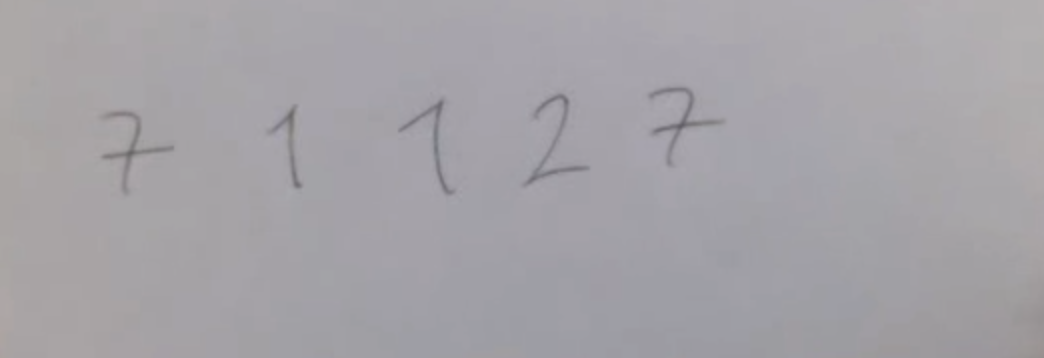
#> input picture Images/3.png, 1044 x 358 px, found by its file name
$ jupyter execute --allow-errors Numbers_Segmentation.ipynb
#> lines starting #> are read from the running program, lines starting #| are printed output that depends on the picture; after the words box and inside, x2 and y2 are one past the last pixel; in counts of white or black regions, pixels touching at a corner belong together
## Mini Project # 9 - Handwritten Digit Recognition

### Data Prep, Training and Evaluation

### Defining some functions we will use to prepare an input image

[cell 1]
import numpy as np
import cv2

# Define our functions

# [70 lines left out: functions x_cord_contour, makeSquare, resize_to_pixel, not called in this run]

[cell 2]
import numpy as np
import cv2


PATH_DIRECTORY = '/Users/sebastianrestrepo/Documents/AI/Camera_calculator/'

WindowName="image"
view_window = cv2.namedWindow(WindowName,cv2.WINDOW_NORMAL)

# These two lines will force the window to be on top with focus.
cv2.setWindowProperty(WindowName,cv2.WND_PROP_FULLSCREEN,cv2.WINDOW_FULLSCREEN)
cv2.setWindowProperty(WindowName,cv2.WND_PROP_FULLSCREEN,cv2.WINDOW_NORMAL)


image = cv2.imread(PATH_DIRECTORY + 'Images/3.png')
#> image is the input picture: shape (358, 1044, 3); mean B, G, R 167.5, 162.6, 165.1
#image = cv2.imread(PATH_DIRECTORY + 'Images/numbers1.jpg')
gray = cv2.cvtColor(image,cv2.COLOR_BGR2GRAY)
cv2.imshow("image", image)
cv2.waitKey(0)
cv2.imshow("gray", gray)
cv2.waitKey(0)

# Blur image then find edges using Canny
blurred = cv2.GaussianBlur(gray, (5, 5), 0)
cv2.imshow("blurred", blurred)
cv2.waitKey(0)


threshold = cv2.adaptiveThreshold(blurred, 255, 1, 1, 11, 2)
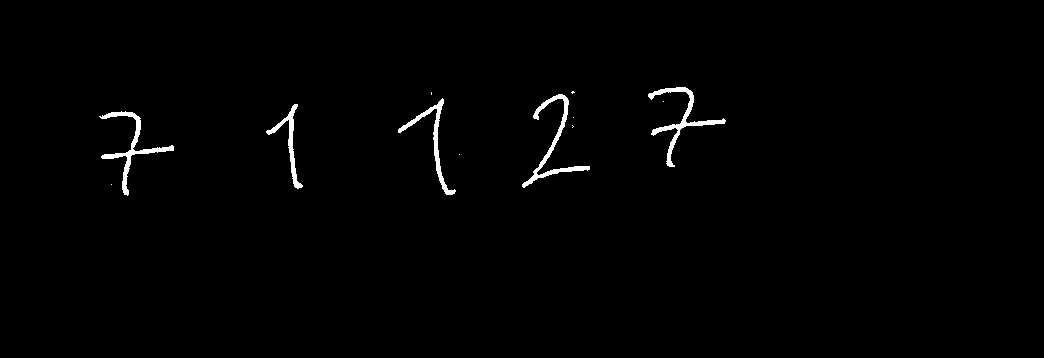
#> threshold: shape (358, 1044); 1% white; 12 white regions (7 under 20 px), largest, box (x1, y1, x2, y2) and area: (648, 87, 726, 167) 865, (522, 94, 590, 188) 851, (99, 111, 174, 196) 836, (398, 98, 456, 195) 661, (266, 104, 303, 189) 526

threshold2 = cv2.adaptiveThreshold(blurred, 255, cv2.ADAPTIVE_THRESH_GAUSSIAN_C,\
            cv2.THRESH_BINARY, 11, 2)

cv2.imshow("adaptive", threshold)
cv2.imshow("adaptive2", threshold2)
cv2.waitKey(0)

# Binary otsu threshold https://docs.opencv.org/master/d7/d4d/tutorial_py_thresholding.html
ret, binary = cv2.threshold(blurred ,0,255, cv2.THRESH_BINARY + cv2.THRESH_OTSU)
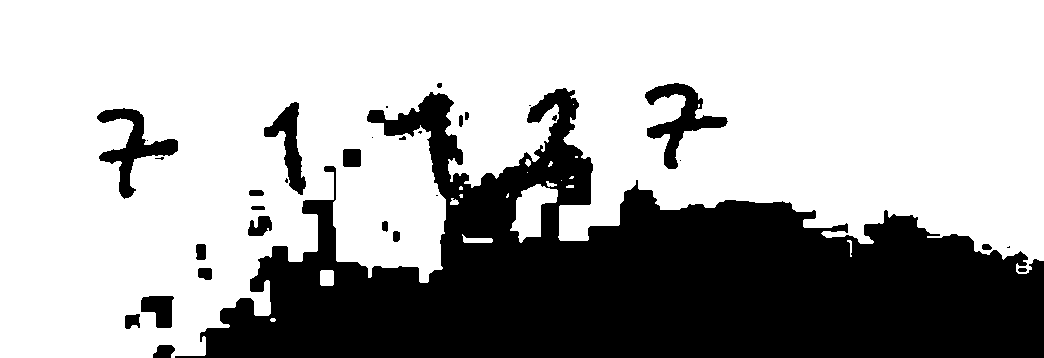
#> binary: shape (358, 1044); 67.5% white; 32 black regions (10 under 20 px), largest, box (x1, y1, x2, y2) and area: (175, 88, 1044, 358) 112833, (645, 83, 728, 169) 2309, (97, 108, 178, 199) 2236
#> ret = 162
cv2.imshow("binary", binary)
cv2.waitKey(0)
print(ret)
#| 162.0

edged = cv2.Canny(threshold, 2, 90)  # https://docs.opencv.org/master/da/d22/tutorial_py_canny.html
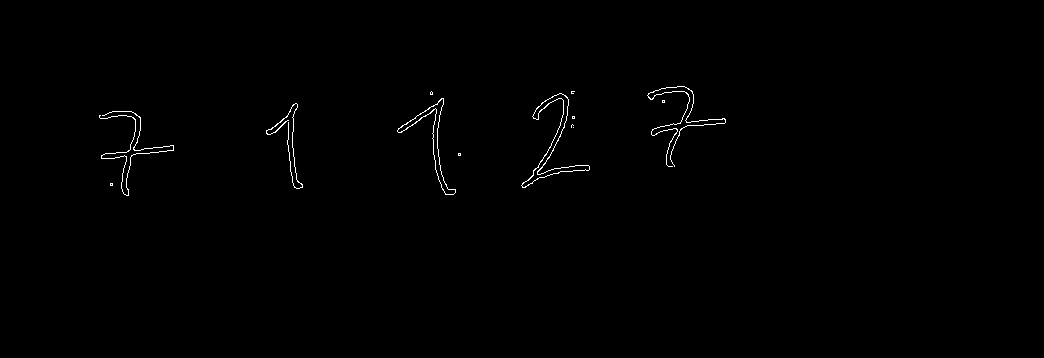
#> edged: shape (358, 1044); 0.48% white in thin lines or dots, all inside (x1, y1, x2, y2) = (99, 86, 726, 196)
# canny is an edge detection algorithm based on the gradients of the image
cv2.imshow("edged", edged)
cv2.waitKey(0)


# Fint Contours
contours, _ = cv2.findContours(edged.copy(), cv2.RETR_EXTERNAL, cv2.CHAIN_APPROX_SIMPLE)
#> contours = 13 contours, 9 with area under 20; largest, box (x1, y1, x2, y2) and area: (521, 93, 590, 188) 870, (397, 98, 456, 195) 671, (266, 103, 303, 189) 31, (647, 86, 726, 167) 24

cv2.drawContours(image, contours,-1,(0,255,0),3)
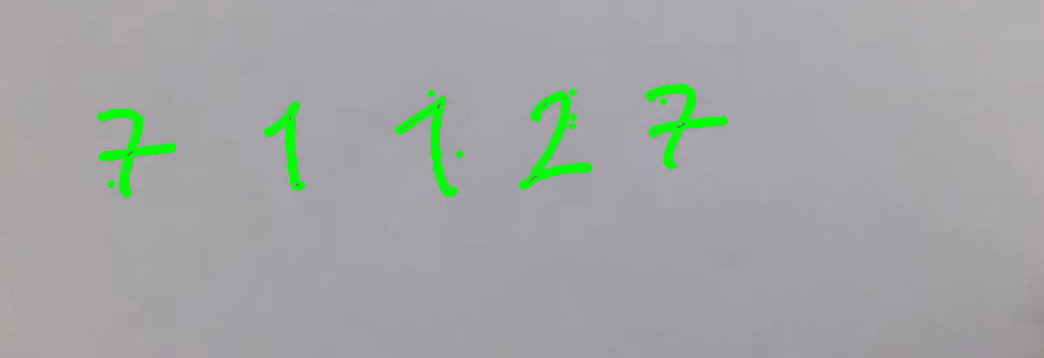
#> image: shape (358, 1044, 3); 2.14% of pixels changed, all inside (x1, y1, x2, y2) = (97, 84, 728, 198)
cv2.imshow('contours',image)


cnts_rect = [cv2.boundingRect(c) for c in contours]
#> cnts_rect = [(110, 183, 3, 3), (458, 153, 3, 3), (573, 127, 1, 1), (571, 124, 3, 4), (572, 116, 3, 3), (99, 111, 75, 85), (266, 103, 37, 86), (662, 100, 3, 3), (397, 98, 59, 97), (521, 93, 69, 95), (571, 91, 4, 3), (430, 91, 3, 4), (647, 86, 79, 81)]

rect_arr = np.asarray(cnts_rect)
#> rect_arr = 13 rows, first 6: [110, 183, 3, 3], [458, 153, 3, 3], [573, 127, 1, 1], [571, 124, 3, 4], [572, 116, 3, 3], [99, 111, 75, 85]


print(cnts_rect)
#> (printed output is left out)
print('------')


rectangles, weights = cv2.groupRectangles(cnts_rect + cnts_rect, groupThreshold=1, eps=0.2)
#> rectangles = [[99, 111, 75, 85], [266, 103, 37, 86], [397, 98, 59, 97], [521, 93, 69, 95], [647, 86, 79, 81]]; weights = [2, 2, 2, 2, 2]
print(rectangles)
#| [[ 99 111  75  85]
#|  [266 103  37  86]
#|  [397  98  59  97]
#|  [521  93  69  95]
#|  [647  86  79  81]]

for (x, y, w, h) in rectangles:
    cv2.rectangle(image, (x, y), (x+w, y+h), (0, 0, 255), 2)
    cv2.imshow("Contours", image)
#> this loop made 5 passes
#> pass 1, `cv2.imshow("Contours", image)`:
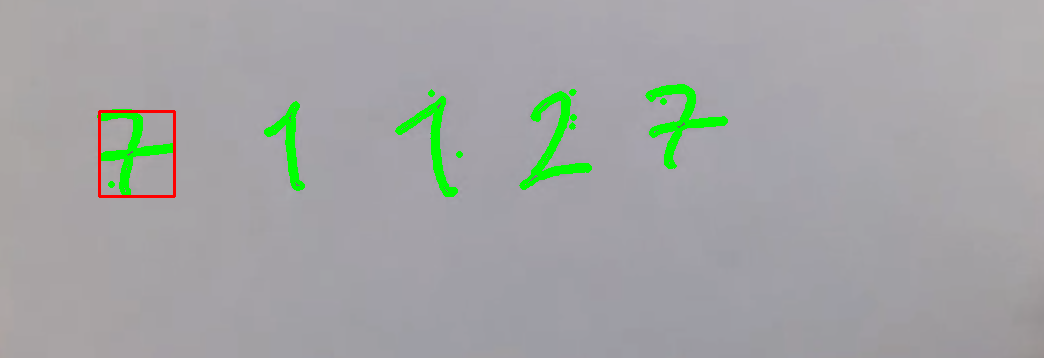
#> window 'Contours': shape (358, 1044, 3); mean B, G, R 164, 164.6, 162.3
#> pass 2, `cv2.imshow("Contours", image)`:
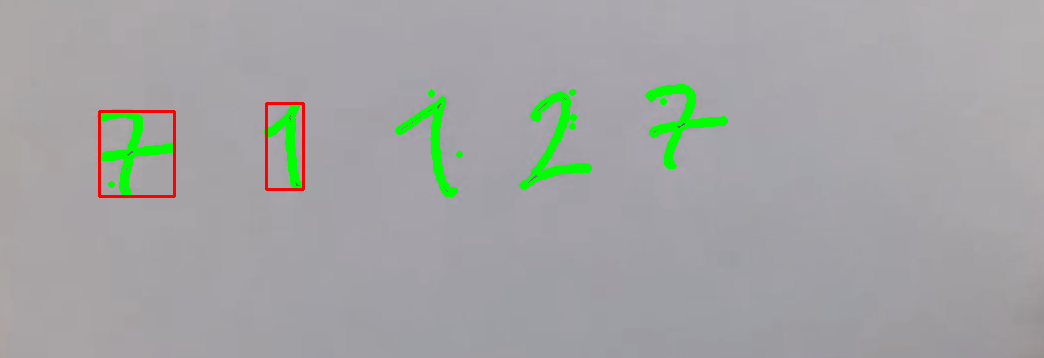
#> window 'Contours': shape (358, 1044, 3); mean B, G, R 163.7, 164.2, 162.5
#> after the loop:
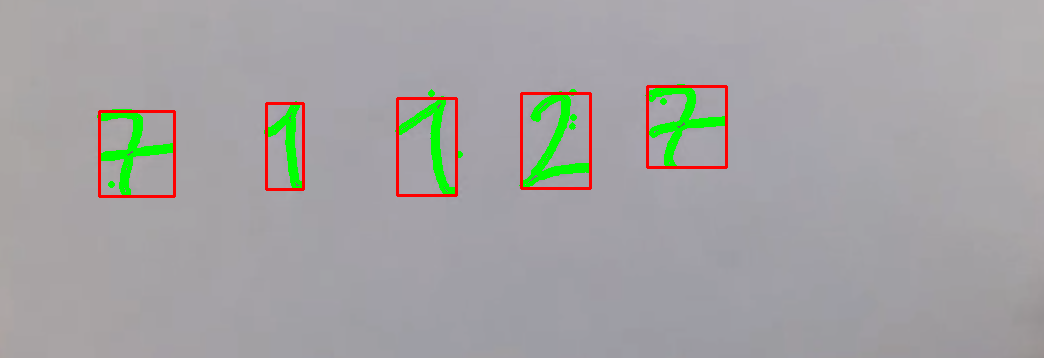
#> image: shape (358, 1044, 3); 1.22% of pixels changed, all inside (x1, y1, x2, y2) = (98, 85, 728, 198)


cv2.waitKey(0)
cv2.waitKey(0)
cv2.destroyAllWindows()
cv2.waitKey(0)
#> Out = 27

## Loading a new image, preprocessing it and classifying the digits

[cell 3]
display(cnts_rect)
print(rectangles)
#| [[ 99 111  75  85]
#|  [266 103  37  86]
#|  [397  98  59  97]
#|  [521  93  69  95]
#|  [647  86  79  81]]
print('--------')
#rectan, weight = cv2.groupRectangles(rectangles + rectangles, groupThreshold=1, eps=0.2)
#print(rectan)

[cell 4]
rectangles2 = [(x, y, w, h) for (x, y, w, h) in rectangles]
#> rectangles2 = [(99, 111, 75, 85), (266, 103, 37, 86), (397, 98, 59, 97), (521, 93, 69, 95), (647, 86, 79, 81)]
display(rectangles2 + rectangles2)
rectan, weight = cv2.groupRectangles(rectangles2 + rectangles2, groupThreshold=1, eps=0.2)
#> rectan has the same summary as rectangles; weight = [2, 2, 2, 2, 2]
print(rectan)
#| [[ 99 111  75  85]
#|  [266 103  37  86]
#|  [397  98  59  97]
#|  [521  93  69  95]
#|  [647  86  79  81]]

[cell 5]
import numpy as np
import cv2


WindowName="image"
view_window = cv2.namedWindow(WindowName,cv2.WINDOW_NORMAL)

# These two lines will force the window to be on top with focus.
cv2.setWindowProperty(WindowName,cv2.WND_PROP_FULLSCREEN,cv2.WINDOW_FULLSCREEN)
cv2.setWindowProperty(WindowName,cv2.WND_PROP_FULLSCREEN,cv2.WINDOW_NORMAL)


image = cv2.imread('Images/1.png')
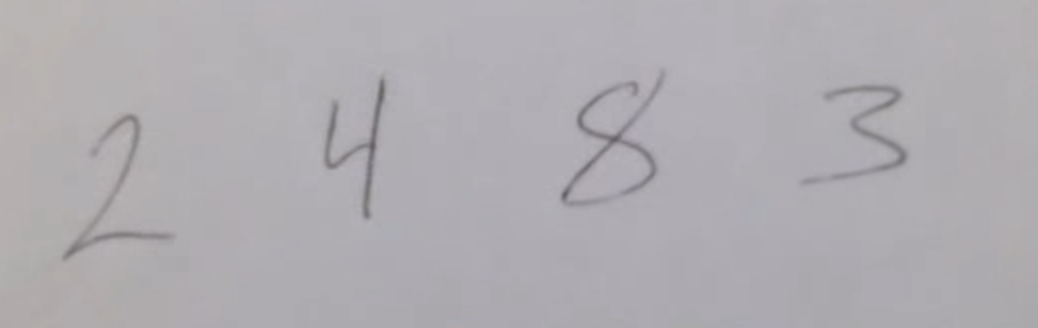
#> input picture Images/1.png, 1038 x 328 px, found by its file name
#> image is the input picture: shape (328, 1038, 3); mean B, G, R 177.5, 172.7, 175.8
gray = cv2.cvtColor(image,cv2.COLOR_BGR2GRAY)
#> gray: shape (328, 1038)
cv2.imshow("image", image)
cv2.imshow("gray", gray)
#cv2.waitKey(0)

# Blur image then find edges using Canny
blurred = cv2.GaussianBlur(gray, (9, 9), 0)
#> blurred: shape (328, 1038)
cv2.imshow("blurred", blurred)
#cv2.waitKey(0)

edged = cv2.Canny(blurred, 30, 150)  # https://docs.opencv.org/master/da/d22/tutorial_py_canny.html
#> edged: shape (328, 1038); every value is 0
# canny is an edge detection algorithm based on the gradients of the image
cv2.imshow("edged", edged)
#cv2.waitKey(0)


# Fint Contours
contours, _ = cv2.findContours(edged.copy(), cv2.RETR_EXTERNAL, cv2.CHAIN_APPROX_SIMPLE)
#> contours = []
#contours, hierarchy = cv2.findContours(edged.copy(), cv2.RETR_TREE, cv2.CHAIN_APPROX_SIMPLE)

# In OpenCV, finding contours is like finding white object from black background.
# So remember, object to be found should be white and background should be black.

# cv2.CHAIN_APPROX_SIMPLE is the contourapprox method: how many points of the contour are stored
# cv2.RETR_EXTERNAL: contour retrieval mode. Depending on the image contours can form a hierarchy, decides how to extract that hierarchy.
# External means just the first hierarchy


#print(hierarchy)
#Sort out contours left to right by using their x cordinates
#contours = sorted(contours, key = x_cord_contour, reverse = False)

print(len(contours))
#| 0

# [19 lines left out: functions x_cord_contour, sort_contours_size, not called in this run]

def sort_contours_x_cord(cnts):
    """ Sort contours based on the size"""
    cnts_x_cord = [x_cord_contour(contour) for contour in cnts if x_cord_contour(contour) > 0]
#> cnts_x_cord = []
    (cnts_x_cord, cnts) = zip(*sorted(zip(cnts_x_cord, cnts), key=lambda tup: tup[0], reverse=False))
    return cnts_x_cord, cnts


#> (the rest of this cell did not finish here and is left out)

#> (a cell that did not finish here is left out)

#> (a cell that did not finish here is left out)

#> (a cell that did not finish here is left out)

[cell 9]
print(image.shape)
#| (328, 1038, 3)
